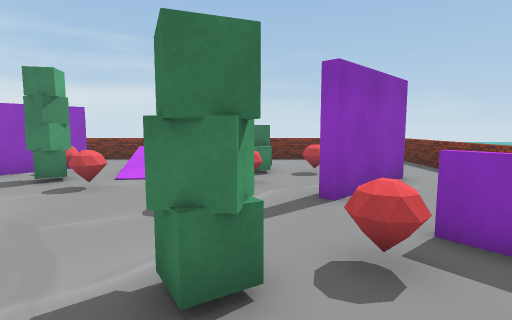
[1] (above)

17 first-person views from a walk through a Unity game level. The camera is 1.5 m above the floor, tilts 6° down and sees 80° across. The floor is counted in squares, 1 m on a side. Each view is taken from the middle of a square. On the plan, view 1 faces up. The plan holds only what a view shows up to about 15 squares ahead; the rest is blank. The place goes on beyond the plan. The player character is not drawn.

[2]
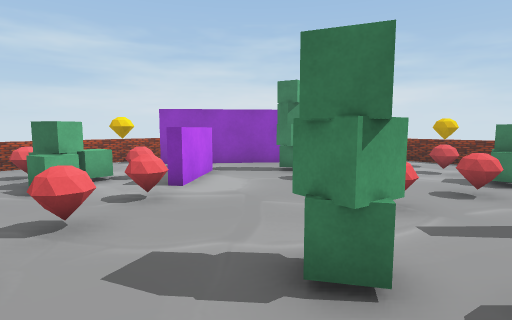

[3]
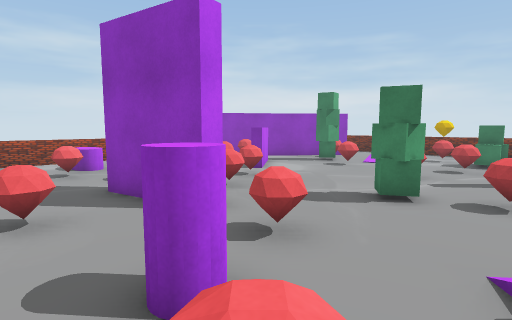

[4]
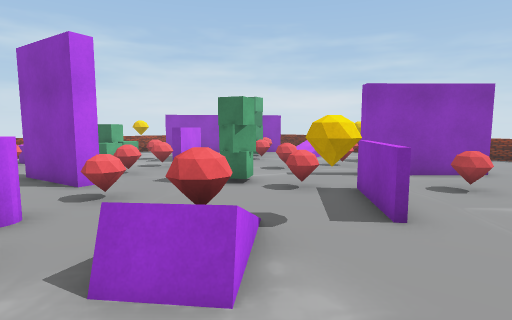

[5]
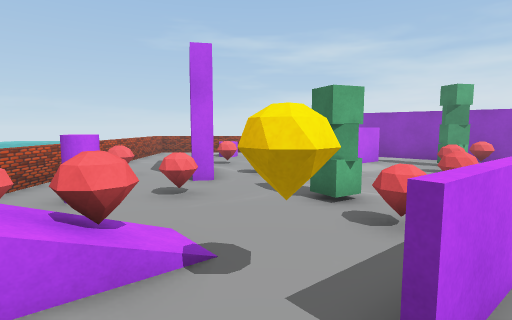

[6]
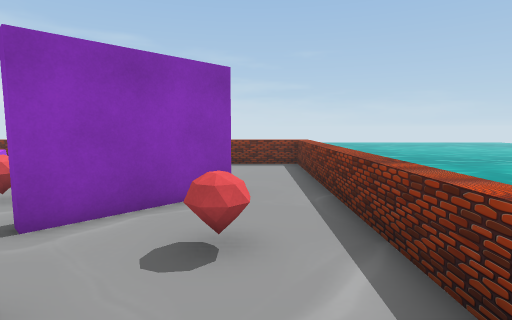

[7]
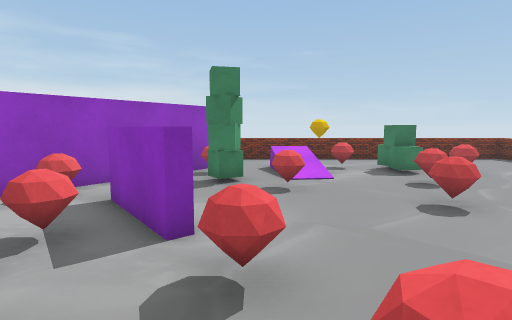

[8]
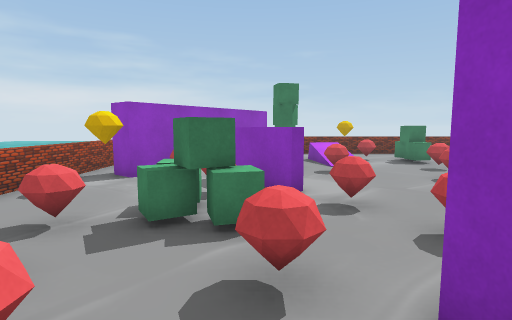

[9]
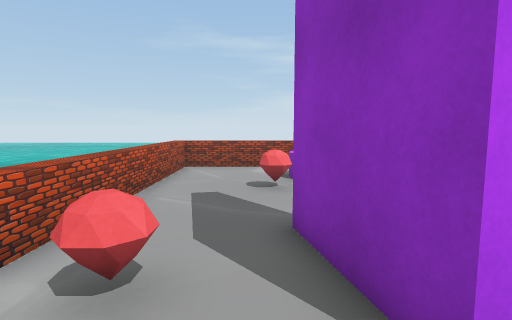

[10]
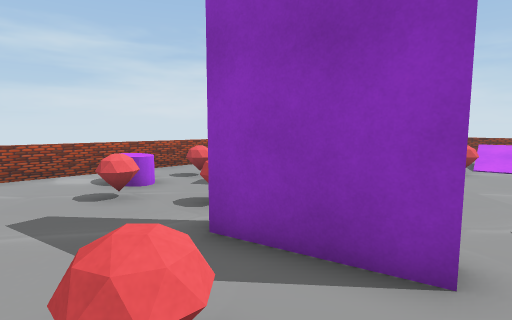

[11]
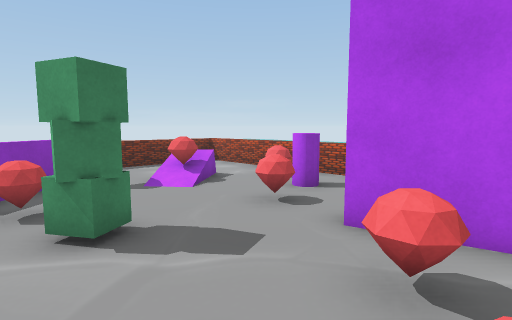

[12]
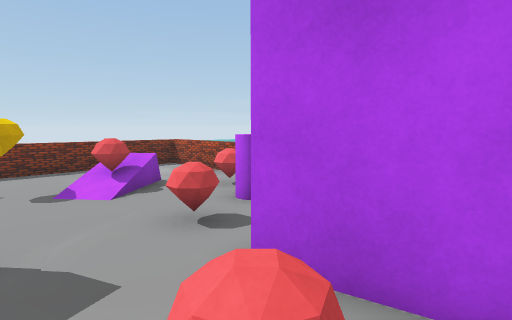

[13]
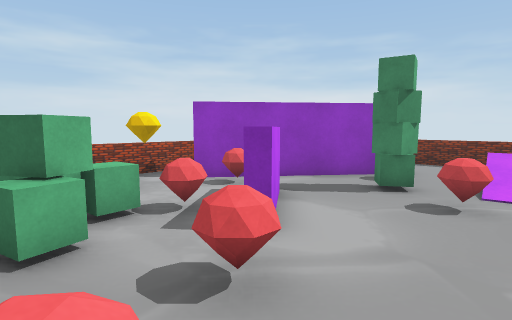

[14]
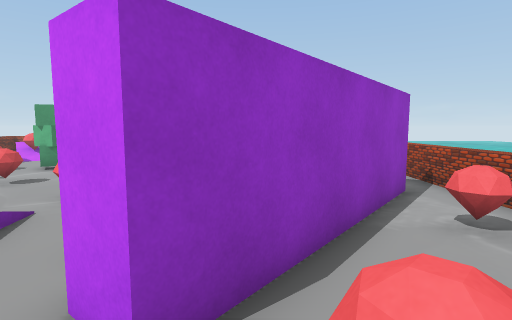

[15]
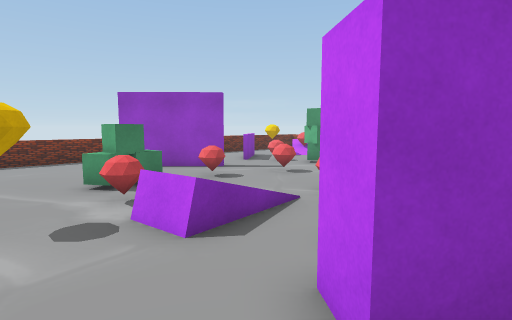

[16]
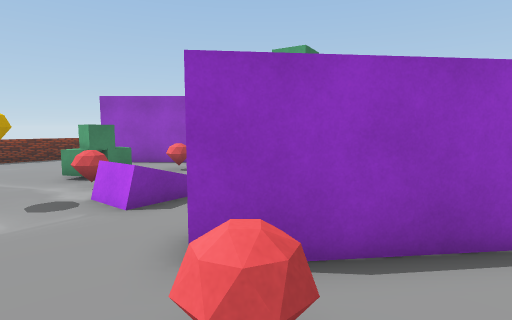

[17]
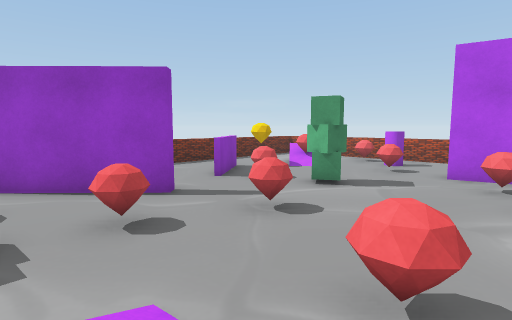

### Floor plan
Key: @ floor where view 1 was taken; # wall or solid block; . floor; / step, stairs or slope; = window, fence, low wall or low ledge; ^ raised ledge; O other object.
Columns run from 13 left of view 1 to 7 right of it. Each row starts with its distance up from view 1.
 15      ================
 14    . ...............=
 13     O...............=
 12     ..#..==O.O......=
 11   ...##../=..O......=
 10  .O.##.O.//..O.O....=
  9 ^..##..O///......#..=
  8 ^.###..O.O...O..##..=
  7 ^.##O..........##...=
  6 ^....##.....O..#..O.=
  5 ^.....#.............=
  4 ^....O##........#...=
  3 ^...OO..O...OOO.##..=
  2 ^..OOOO......O...#..=
  1 ^.....O..O......O...=
  0 ^.OO..O......@.//...=
 -1 ^.OO....###.O../OO..=
 -2 ^...O........O..O...=
 -3 ^........O...OO.....=
 -4 ^...................=
 -5 ^^^^^^^^^^^^^^^^^^^^^

Where each view was taken, in squares from view 1:
view 1: 0 up, 0 right, facing up
view 2: 0 up, 1 right, facing up-left
view 3: 4 down, 2 right, facing up-left
view 4: 3 down, 6 right, facing up-left
view 5: 1 up, 6 right, facing left
view 6: 2 up, 5 right, facing up
view 7: 0 up, 5 left, facing up
view 8: 3 down, 7 left, facing up
view 9: 2 down, 1 left, facing left
view 10: 4 down, 2 left, facing up-left
view 11: 4 up, 5 left, facing down-right
view 12: 2 up, 5 left, facing down-right
view 13: 1 up, 3 left, facing up-left
view 14: 14 up, 8 left, facing down
view 15: 14 up, 8 left, facing down-right
view 16: 14 up, 10 left, facing down-right
view 17: 10 up, 5 left, facing down-right
